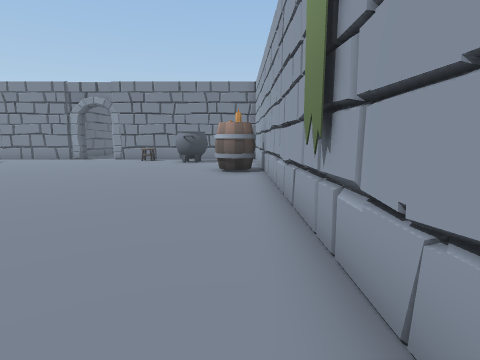
view 1 (above)

19 first-person views from a walk through a 3-D level made in the Unity game engine. The camera is 1.2 m above the floor, tilts 8° down and sees 80° across. The floor is counted in squares, 1 m on a side. Each view is taken from the middle of a square. On the plan, view 1 faces up. The plan holds only what a view shows up to about 13 squares ahead; the rest is blank. The place goes on beyond the plan. The player is left out.

view 2
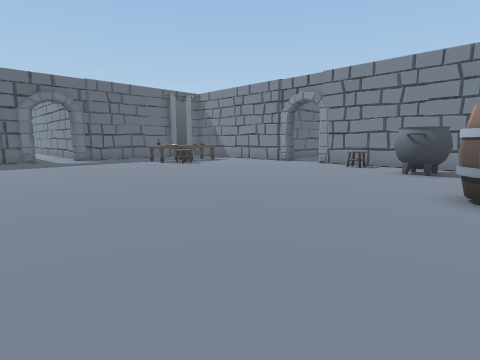

view 3
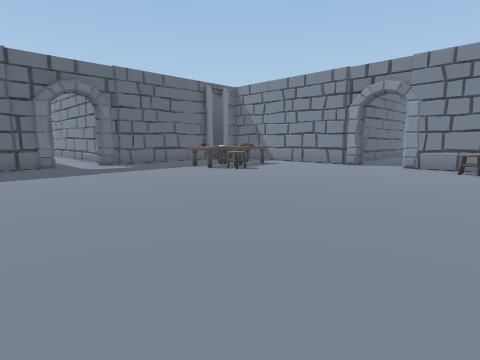

view 4
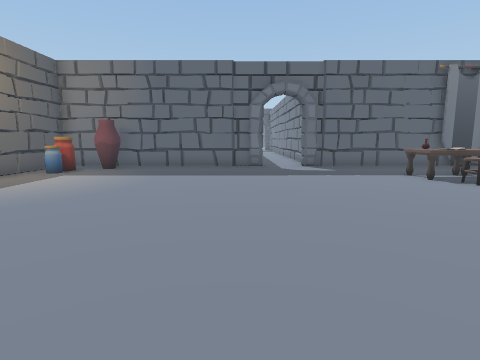

view 5
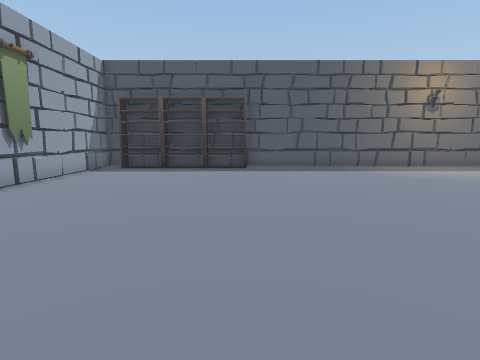

view 6
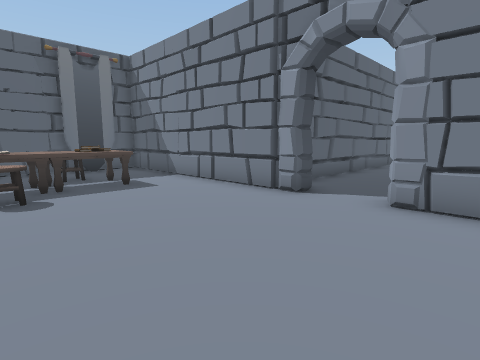

view 7
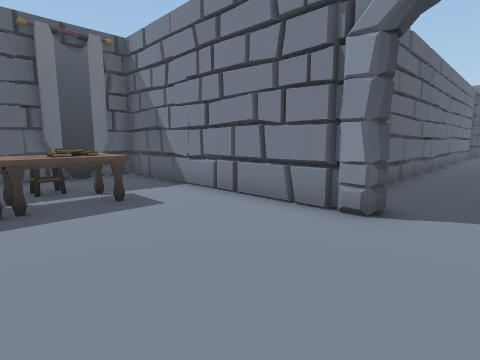

view 8
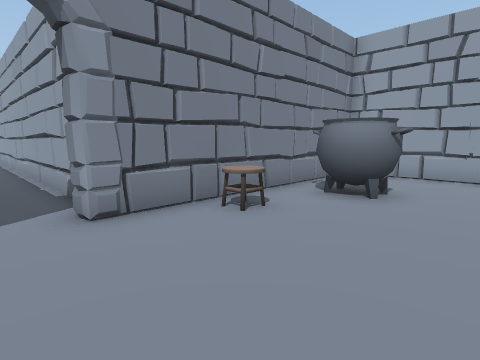

view 9
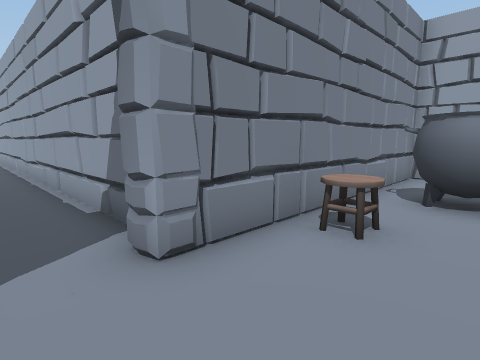

view 10
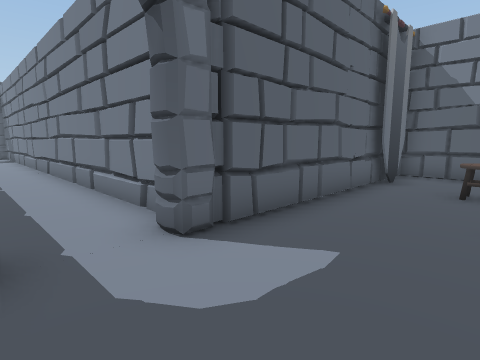

view 11
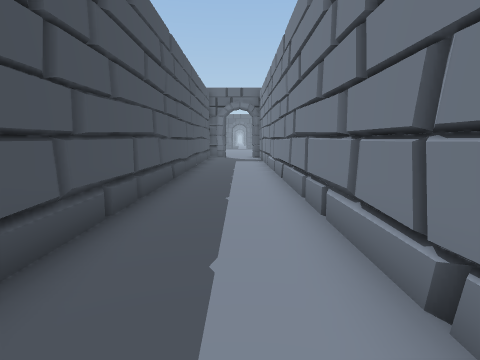

view 12
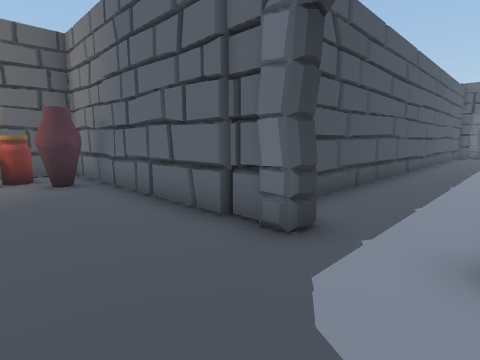

view 13
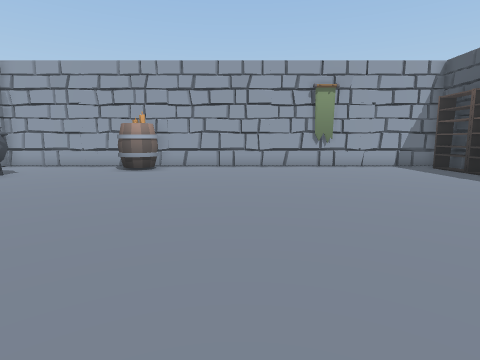

view 14
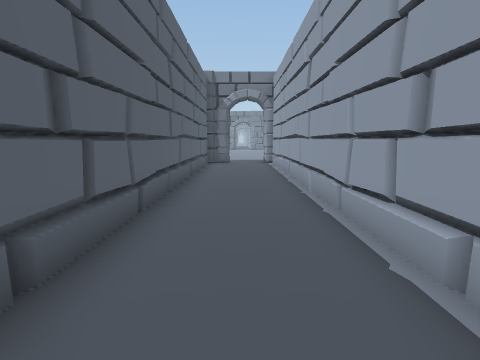

view 15
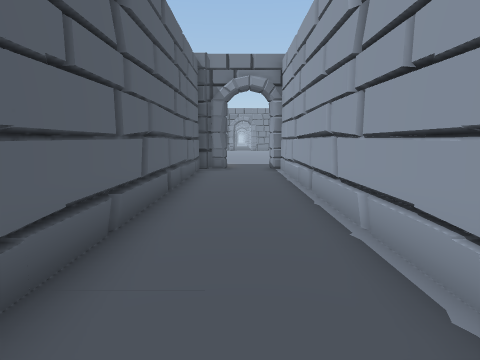

view 16
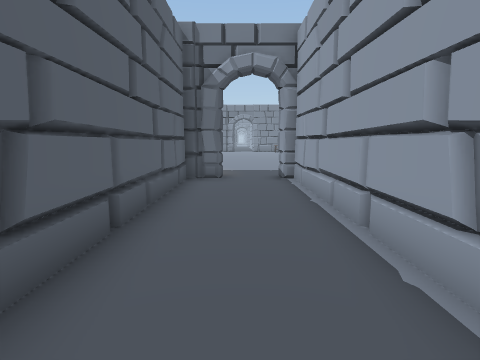

view 17
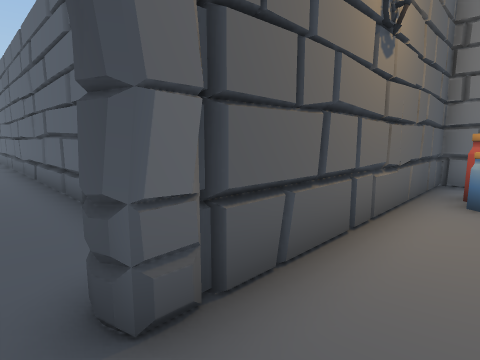

view 18
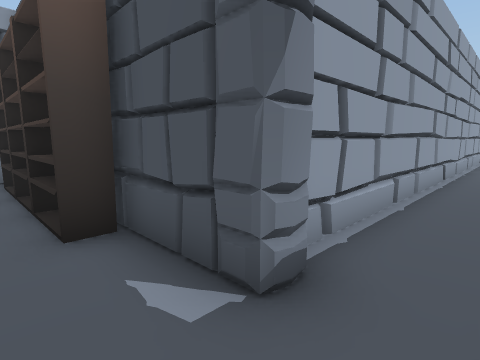

view 19
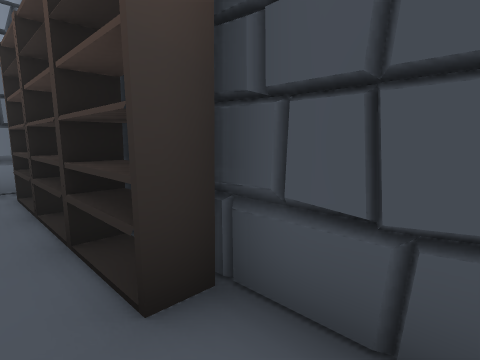

### Floor plan
Points are (right, up) in squares from view 1. A wall is a line through its corners. A room is listed if a view was taken in it or the views show most of it. See-through windows are left out.
Room 1 (views 1, 2, 3, 4, 5, 6, 7, 8, 9, 10, 11, 12, 13, 14, 15, 16, 17, 18, 19)
walls: (-9.6, 17.5) (-17.9, 17.5) (-17.9, 8.9); (-9.5, 17.9) (-9.6, 17.7) (-9.7, 17.5); (-7.3, 18.9) (-7.3, 36.8) (-7.7, 36.8); (-18.1, 7.1) (-17.9, 6.9) (-17.9, -1.9) (-1.8, -1.9); (-18.3, 7.1) (-17.9, 6.9); (-7.4, 24.4) (-7.2, 24.9); (-18.3, 5.9) (-17.9, 5.6); (-18.3, 5.9) (-17.9, 5.6); (-1.5, -1.9) (0.9, -1.9) (0.9, 17.5) (-7.7, 17.5); (-7.4, 29.8) (-7.2, 30.2); (-10.8, 30.2) (-10.6, 29.8); (-9.6, 36.8) (-10.7, 36.8) (-10.7, 19.6); (-7.7, 37.5) (-3.3, 37.5); (-17.9, 38.2) (-17.9, 37.5) (-9.7, 37.5) (-9.5, 37.1)
low walls: (-7.7, 17.5) (-7.7, 18.1); (-7.7, 36.8) (-7.7, 37.5); (-9.7, 37.5) (-9.5, 37.1)
ways out: opening at (-18, 8)
objects: flag (-18, 16); pot (-17, 0) to (-17, 1); potion (-16, -1); other object (-16, 14) to (-15, 15); potion (-16, 38) to (-16, 39); potion (-15, -1); table (-15, 12) to (-15, 13); potion (-15, 39); other object (-14, 12); other object (-14, 13); other object (-14, 14); other object (-14, 15); other object (-13, 12) to (-13, 13); shelf (-5, -1) to (-4, -1); other object (-5, 16) to (-5, 17); shelf (-5, 38) to (-4, 38); shelf (-3, -1) to (-2, -1); cauldron (-3, 15) to (-2, 16); shelf (-3, 38) to (-2, 38); shelf (-1, -1) to (0, -1); barrel (-1, 11) to (0, 12); shelf (-1, 38) to (0, 38)

Positions as (right, up) in squares from view 1, and headings:
1: (0, 0), facing up
2: (0, 4), facing up-left
3: (-4, 4), facing up-left
4: (-5, 6), facing left
5: (-5, 11), facing down
6: (-6, 12), facing up-left
7: (-8, 13), facing up-left
8: (-9, 13), facing up-right
9: (-9, 15), facing up-right
10: (-15, 7), facing up-left
11: (-18, 8), facing left
12: (-15, 9), facing down-left
13: (-12, 7), facing right
14: (-9, 22), facing up
15: (-9, 25), facing up
16: (-9, 28), facing up
17: (-9, 39), facing down-left
18: (-9, 39), facing down-right
19: (-7, 39), facing down-right
